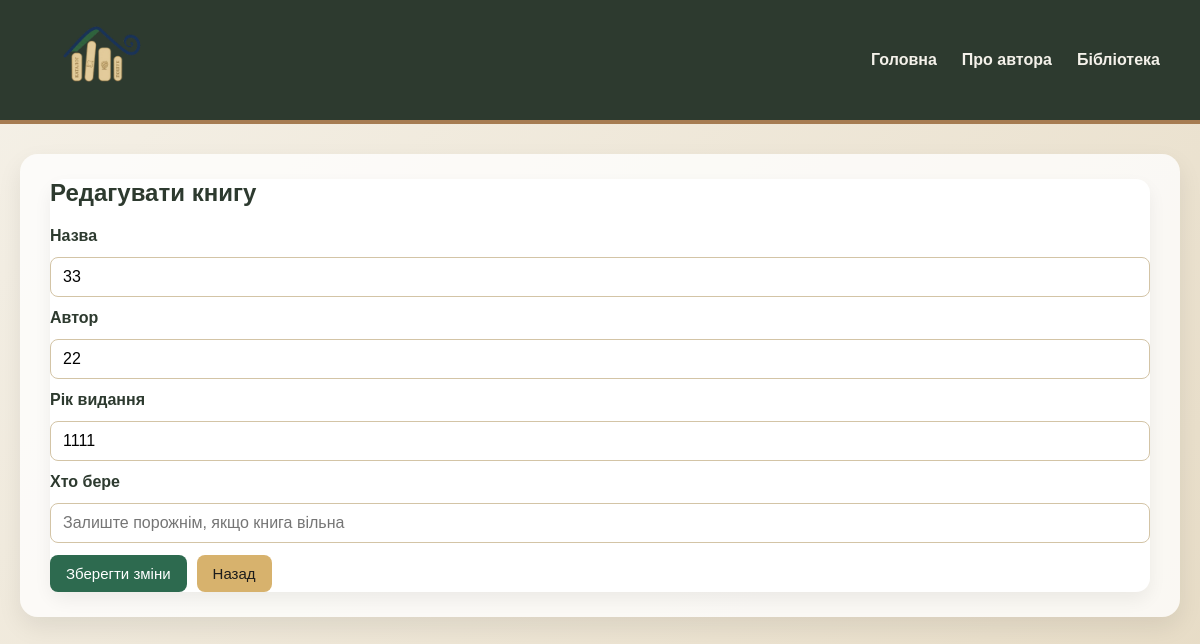
Page /library/3/edit on the committed database.
### tables this page shows
CREATE TABLE books (
                id INTEGER PRIMARY KEY AUTOINCREMENT,
                title TEXT NOT NULL,
                author TEXT NOT NULL,
                year INTEGER,
                borrower TEXT,
                available INTEGER
            );

### app.py (the view, shortened to what this page needs)
@app.route("/library/<int:book_id>/edit", methods=["GET", "POST"])
def edit_book(book_id):
    book = find_book(book_id)
    if book is None:
        return redirect(url_for("library"))
    return render_template("edit_book.html", book=book)

### app.py (called while the page is built)
def find_book(book_id):
    with sqlite3.connect(DB_NAME) as conn:
        conn.row_factory = sqlite3.Row
        cursor = conn.cursor()
        cursor.execute("SELECT * FROM books WHERE id = ?", (book_id,))
        row = cursor.fetchone()
        if row:
            book = dict(row)
            book["available"] = bool(book["available"])
            return book
    return None

### templates/edit_book.html (shortened to what this page needs)
{% extends "base.html" %}
{% block content %}
<section class="library-panel">
    <div class="edit-form">
        <h2>Редагувати книгу</h2>
        <form method="post" action="{{ url_for('edit_book', book_id=book.id) }}">
            <label for="title">Назва</label>
            <input type="text" id="title" name="title" value="{{ book.title }}" required>
            <label for="author">Автор</label>
            <input type="text" id="author" name="author" value="{{ book.author }}" required>
            <label for="year">Рік видання</label>
            <input type="number" id="year" name="year" value="{{ book.year }}" min="0" required>
            <label for="borrower">Хто бере</label>
            <input type="text" id="borrower" name="borrower" value="{{ book.borrower or '' }}" placeholder="Залиште порожнім, якщо книга вільна">
            <div class="button-row">
                <button class="primary-btn" type="submit">Зберегти зміни</button>
                <a class="link-button secondary-btn" href="{{ url_for('library') }}">Назад</a>
            </div>
        </form>
    </div>
</section>
{% endblock %}

### static/css/style.css (style rules this page uses)
* { box-sizing: border-box; }
body { margin: 0; font-family: Arial, sans-serif; background: linear-gradient(135deg, #f5f1e8, #e7dcc6); color: #1c1c1c; }
.welcome-section, .about-section, .library-panel { background: rgba(255, 255, 255, 0.78); border-radius: 18px; padding: 25px 30px; box-shadow: 0 10px 25px rgba(0, 0, 0, 0.08); margin-bottom: 25px; }
.welcome-section h2, .about-section h1, .about-section h2, .library-panel h2 { color: #2d3a2f; }
.library-form, .book-card, .edit-form { background: #fff; border-radius: 14px; box-shadow: 0 8px 18px rgba(0, 0, 0, 0.06); }
.library-form h3, .edit-form h2 { margin-top: 0; color: #2d3a2f; }
.library-form form, .edit-form form { display: flex; flex-direction: column; gap: 12px; }
.library-form label, .edit-form label { font-weight: bold; color: #2d3a2f; }
.library-form input, .edit-form input { width: 100%; padding: 10px 12px; border: 1px solid #d3c4a6; border-radius: 8px; font-size: 16px; }
.button-row, .book-actions { display: flex; gap: 10px; flex-wrap: wrap; }
button, .link-button { border: none; border-radius: 8px; padding: 10px 16px; font-size: 15px; cursor: pointer; text-decoration: none; display: inline-block; text-align: center; }
.primary-btn { background: #2d6a4f; color: white; }
.secondary-btn { background: #d7b26d; color: #1c1c1c; }

### rows in the picture
books: title "33", author "22", year "1111"
